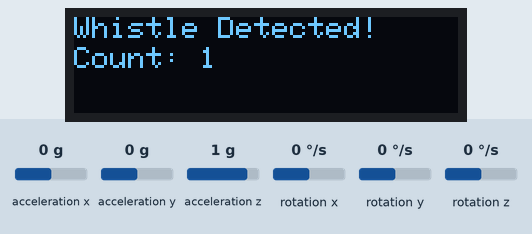
Bench run of a sketch on a simulated Arduino Uno, built with avr-gcc and run on an emulated ATmega328P. Parts: 128×32 one-colour display. The inputs (shaded band) are chosen by the test bench; at power-on: acceleration z 1 g, acceleration x 0 g, acceleration y 0 g, rotation x 0 °/s, rotation y 0 °/s, rotation z 0 °/s.

Above: at 0.1 s.
At 1.3 s:
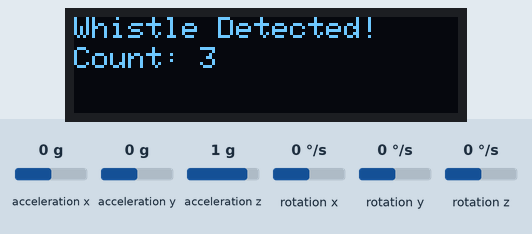
1.4 s: acceleration z set to -1.4 g
2.9 s: acceleration z set to 0.8 g
At 3.3 s:
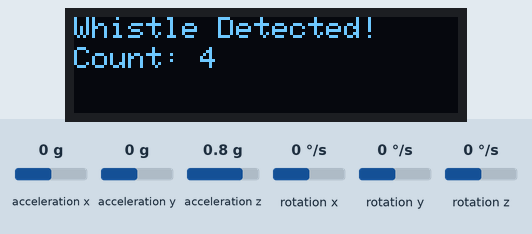
Timing chart, 0 to 5.9 s (numbered marks = the images above; inputs shaded):
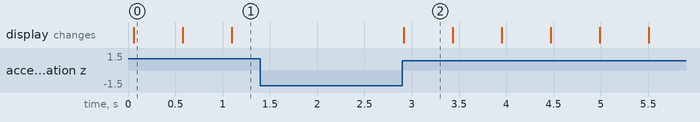

The sketch:

uno_PCWC.ino
```cpp
#include <Wire.h>
#include <MPU6050.h>
#include <Adafruit_SSD1306.h>

#define OLED_ADDR 0x3C
Adafruit_SSD1306 display(128, 32, &Wire, -1);

MPU6050 mpu;
int count = 0;

void setup() {
  display.begin(SSD1306_SWITCHCAPVCC, OLED_ADDR);
  display.clearDisplay();
  display.display();
  Wire.begin();
  mpu.initialize();
}

void loop() {
  float ax, ay, az;
  mpu.getAcceleration(&ax, &ay, &az);
  if (az > 12) {
    count++;
    display.clearDisplay();
    display.setCursor(0,0);
    display.println("Whistle Detected!");
    display.setCursor(0,10);
    display.print("Count: ");
    display.println(count);
    display.display();
    delay(500);
  }
}
```

Measured:
- after the input at 1.4 s, every drawn part: stays the same
- after the input at 2.9 s, the display: changes at once (image 2)
- what the display in image 0 shows lasts 0.5 s, from 0.1 s to 0.6 s
